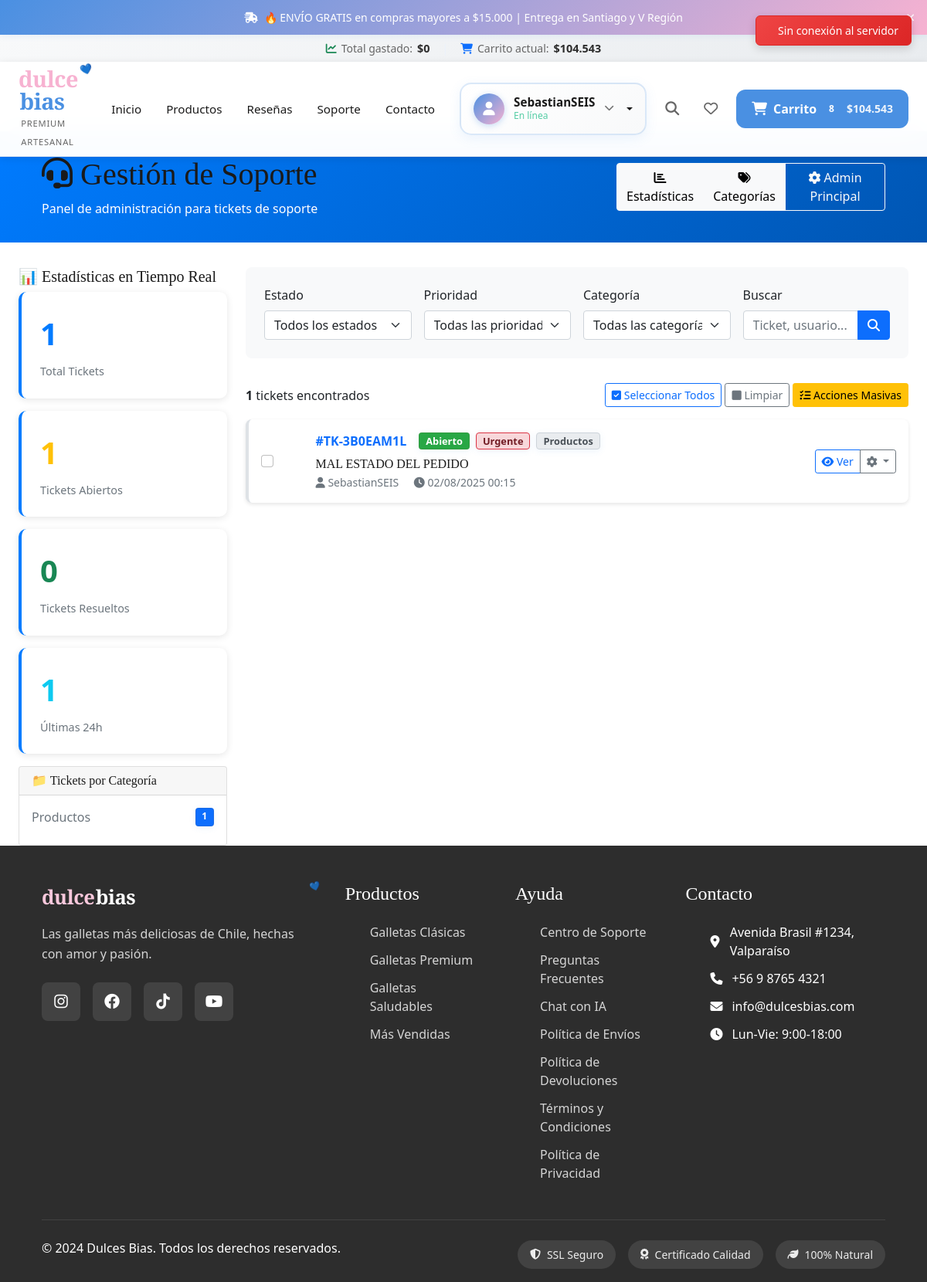
The page /support/admin/ (signed in) on the database as committed earlier.
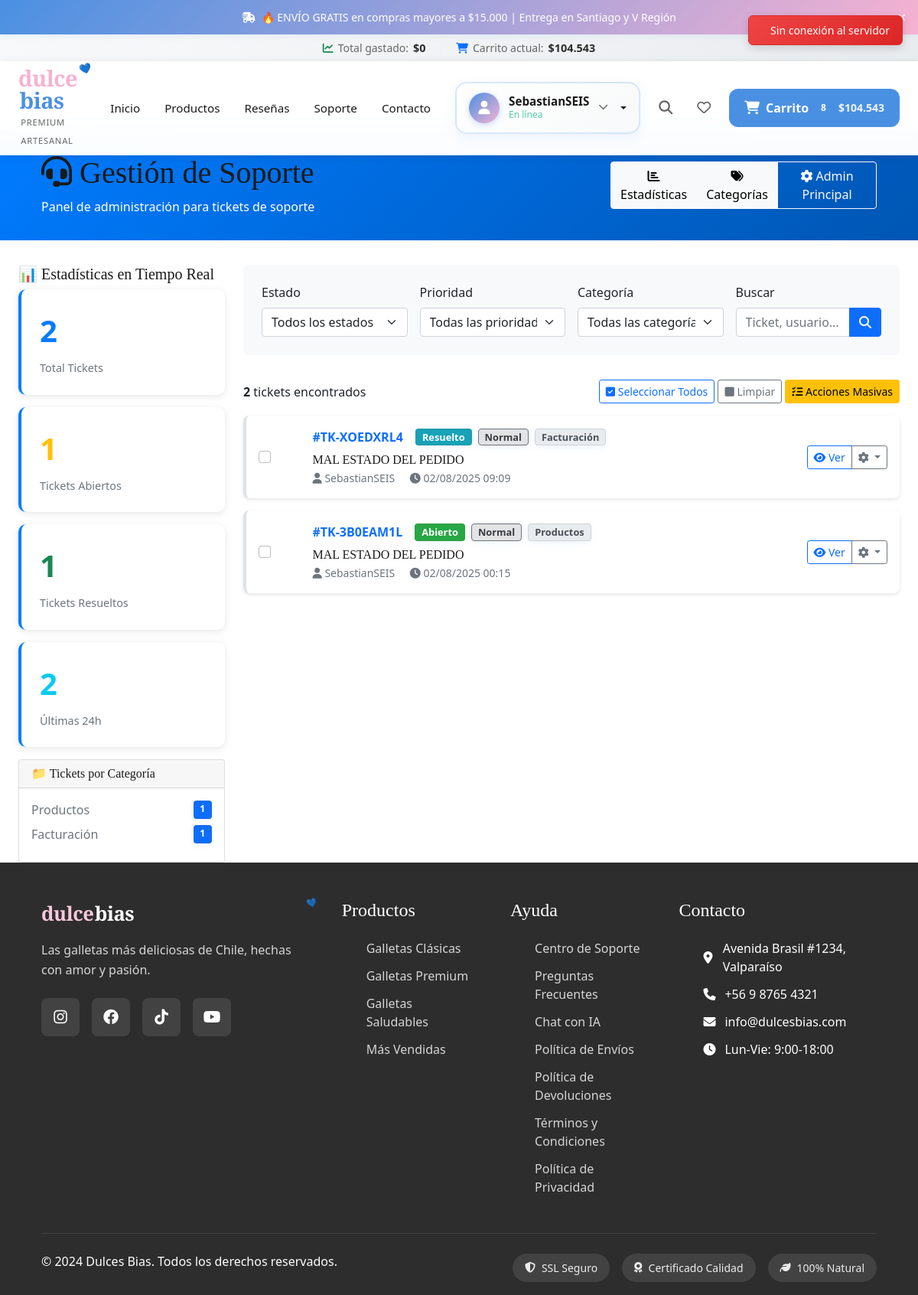
The same page on the database as committed later.
### support/models.py (models this page shows, shortened)
class SupportTicket(models.Model):
    STATUS_CHOICES = [
        ('open', 'Abierto'),
        ('in_progress', 'En Progreso'),
        ('resolved', 'Resuelto'),
        ('closed', 'Cerrado'),
    ]
    PRIORITY_CHOICES = [
        ('low', 'Baja'),
        ('normal', 'Normal'),
        ('high', 'Alta'),
        ('urgent', 'Urgente'),
    ]
    id = models.UUIDField(primary_key=True, default=uuid.uuid4, editable=False)
    ticket_number = models.CharField(max_length=20, unique=True, verbose_name="Número de Ticket")
    user = models.ForeignKey(User, on_delete=models.CASCADE, related_name='support_tickets')
    category = models.ForeignKey(SupportCategory, on_delete=models.CASCADE)
    subject = models.CharField(max_length=200, verbose_name="Asunto")
    description = models.TextField(verbose_name="Descripción del Problema")
    status = models.CharField(max_length=20, choices=STATUS_CHOICES, default='open')
    priority = models.CharField(max_length=20, choices=PRIORITY_CHOICES, default='normal')
    is_resolved = models.BooleanField(default=False, verbose_name="Resuelto")
    ai_response = models.TextField(blank=True, verbose_name="Respuesta de AI")
    ai_confidence = models.FloatField(default=0.0, verbose_name="Confianza de AI (0-1)")
    is_resolved_by_ai = models.BooleanField(default=False, verbose_name="Resuelto por AI")
    rating = models.PositiveIntegerField(null=True, blank=True, verbose_name="Calificación (1-5)")
    feedback = models.TextField(blank=True, verbose_name="Comentarios del Usuario")
    assigned_to = models.ForeignKey(
        User,
        on_delete=models.SET_NULL,
        null=True,
        blank=True,
        related_name='assigned_tickets',
        verbose_name="Asignado a"
    )
    created_at = models.DateTimeField(auto_now_add=True)
    updated_at = models.DateTimeField(auto_now=True)
    resolved_at = models.DateTimeField(null=True, blank=True)
    class Meta:
        verbose_name = "Ticket de Soporte"
        verbose_name_plural = "Tickets de Soporte"
        ordering = ['-created_at']

class SupportCategory(models.Model):
    name = models.CharField(max_length=100, verbose_name="Nombre")
    description = models.TextField(blank=True, verbose_name="Descripción")
    icon = models.CharField(max_length=50, default="fas fa-question", verbose_name="Icono")
    is_active = models.BooleanField(default=True, verbose_name="Activo")
    order = models.PositiveIntegerField(default=0, verbose_name="Orden")
    created_at = models.DateTimeField(auto_now_add=True, verbose_name="Fecha de Creación")
    class Meta:
        verbose_name = "Categoría de Soporte"
        verbose_name_plural = "Categorías de Soporte"
        ordering = ['order', 'name']

### support/admin_views.py (the view, shortened to what this page needs)
# urls.py: path('', admin_views.SupportManagementView.as_view(), name='admin_management'),
@method_decorator(user_passes_test(is_superuser), name='dispatch')
class SupportManagementView(ListView):
    model = SupportTicket
    template_name = 'support/admin/management.html'
    context_object_name = 'tickets'
    paginate_by = 20
    def get_queryset(self):
        queryset = SupportTicket.objects.select_related(
            'user', 'category'
        ).prefetch_related('messages').order_by('-created_at')
        status = self.request.GET.get('status')
        priority = self.request.GET.get('priority')
        category = self.request.GET.get('category')
        search = self.request.GET.get('search')
        if status:
            queryset = queryset.filter(status=status)
        if priority:
            queryset = queryset.filter(priority=priority)
        if category:
            queryset = queryset.filter(category_id=category)
        return queryset
    def get_context_data(self, **kwargs):
        context = super().get_context_data(**kwargs)
        total_tickets = SupportTicket.objects.count()
        open_tickets = SupportTicket.objects.filter(
            status__in=['open', 'in_progress']
        ).count()
        resolved_tickets = SupportTicket.objects.filter(
            status='resolved'
        ).count()
        category_stats = SupportTicket.objects.values(
            'category__name'
        ).annotate(count=Count('id')).order_by('-count')
        recent_cutoff = timezone.now() - timedelta(hours=24)
        recent_tickets = SupportTicket.objects.filter(
            created_at__gte=recent_cutoff
        ).count()
        context.update({
            'total_tickets': total_tickets,
            'open_tickets': open_tickets,
            'resolved_tickets': resolved_tickets,
            'recent_tickets': recent_tickets,
            'category_stats': category_stats,
            'categories': SupportCategory.objects.filter(is_active=True),
            'status_choices': SupportTicket.STATUS_CHOICES,
            'priority_choices': SupportTicket.PRIORITY_CHOICES,
        })
        return context

### accounts/models.py (called while the page is built)
    @property
    def full_name(self):
        return f"{self.user.first_name} {self.user.last_name}".strip()

    @property
    def display_name(self):
        if self.full_name:
            return self.full_name
        return self.user.username

### cart/models.py (called while the page is built)
    @property
    def total_items(self):
        return sum(item.quantity for item in self.items.all())

    @property
    def total_price(self):
        return sum(item.get_total_price() for item in self.items.all())

    @property
    def formatted_total_price(self):
        total = self.total_price
        return f"${int(total):,}".replace(',', '.')

    def get_total_price(self):
        return self.product.current_price * self.quantity

### shop/models.py (called while the page is built)
    @property
    def current_price(self):
        if self.is_on_sale:
            if self.discount_price:
                return self.discount_price
            elif self.discount_percentage > 0:
                discount_amount = self.price * (Decimal(str(self.discount_percentage)) / Decimal('100'))
                return self.price - discount_amount
        return self.price

### support/admin_views.py (called while the page is built)
def is_superuser(user):
    return user.is_authenticated and user.is_superuser

### support/templates/support/admin/management.html (shortened to what the changed rows need)
{% extends 'base.html' %}
{% load static %}
{% block extra_css %}
<link href="https://cdn.jsdelivr.net/npm/bootstrap@5.1.3/dist/css/bootstrap.min.css" rel="stylesheet">
{% endblock %}
{% block content %}
<div class="admin-header">
    <div class="container">
        <div class="row align-items-center">
            <div class="col-md-8">
                <h1><i class="fas fa-headset"></i> Gestión de Soporte</h1>
            </div>
        </div>
    </div>
</div>
<div class="container-fluid">
    <div class="row">
        <div class="col-md-3">
            <div class="quick-actions">
                <div class="stats-card">
                    <div class="stats-number" id="total-tickets">{{ total_tickets }}</div>
                    <div class="stats-label">Total Tickets</div>
                </div>
                <div class="stats-card">
                    <div class="stats-number text-success" id="resolved-tickets">{{ resolved_tickets }}</div>
                    <div class="stats-label">Tickets Resueltos</div>
                </div>
                <div class="stats-card">
                    <div class="stats-number text-info" id="recent-tickets">{{ recent_tickets }}</div>
                    <div class="stats-label">Últimas 24h</div>
                </div>
                {% if category_stats %}
                <div class="card mt-3">
                    <div class="card-body category-stats">
                        {% for stat in category_stats %}
                        <div class="d-flex justify-content-between mb-2">
                            <span class="text-muted">{{ stat.category__name|default:"Sin categoría" }}</span>
                            <span class="badge bg-primary">{{ stat.count }}</span>
                        </div>
                        {% endfor %}
                    </div>
                </div>
                {% endif %}
            </div>
        </div>
        <div class="col-md-9">
            {% if tickets %}
            <div class="d-flex justify-content-between align-items-center mb-3">
                <div>
                    <strong>{{ tickets|length }}</strong> tickets encontrados
                </div>
                <div>
                    <button class="btn btn-outline-primary btn-sm" onclick="selectAll()">
                        <i class="fas fa-check-square"></i> Seleccionar Todos
                    </button>
                    <button class="btn btn-outline-secondary btn-sm" onclick="clearSelection()">
                        <i class="fas fa-square"></i> Limpiar
                    </button>
                    <button class="btn btn-warning btn-sm" onclick="showBulkActions()">
                        <i class="fas fa-tasks"></i> Acciones Masivas
                    </button>
                </div>
            </div>
            <form id="bulk-form" method="post" action="{% url 'support:admin_bulk_update_status' %}">
                {% for ticket in tickets %}
                <div class="ticket-card priority-{{ ticket.priority }}">
                    <div class="row align-items-center">
                        <div class="col-md-1">
                            <input type="checkbox" name="ticket_ids" value="{{ ticket.id }}"
                                   class="form-check-input ticket-checkbox">
                        </div>
                        <div class="col-md-8">
                            <div class="d-flex align-items-center mb-2">
                                <strong class="me-3">
                                    <a href="{% url 'support:admin_detail' ticket.ticket_number %}"
                                       class="text-decoration-none">
                                        #{{ ticket.ticket_number }}
                                    </a>
                                </strong>
                                <span class="badge bg-{{ ticket.status|default:'secondary' }} status-badge me-2">
                                    {{ ticket.get_status_display }}
                                </span>
                                <span class="badge bg-outline-{{ ticket.priority }} status-badge me-2">
                                    {{ ticket.get_priority_display }}
                                </span>
                                {% if ticket.category %}
                                <span class="badge bg-light text-dark status-badge">
                                    {{ ticket.category.name }}
                                </span>
                                {% endif %}
                            </div>
                            <h6 class="mb-1">{{ ticket.subject }}</h6>
                            <div class="text-muted small">
                                <i class="fas fa-user"></i> {{ ticket.user.username }}
                                <i class="fas fa-clock ms-3"></i> {{ ticket.created_at|date:"d/m/Y H:i" }}
                            </div>
                        </div>
                        <div class="col-md-3 text-end">
                            <div class="btn-group btn-group-sm">
                                <a href="{% url 'support:admin_detail' ticket.ticket_number %}"
                                   class="btn btn-outline-primary">
                                    <i class="fas fa-eye"></i> Ver
                                </a>
                                <button type="button" class="btn btn-outline-secondary dropdown-toggle"
                                        data-bs-toggle="dropdown">
                                    <i class="fas fa-cog"></i>
                                </button>
                            </div>
                        </div>
                    </div>
                </div>
                {% endfor %}
            </form>
            {% endif %}
        </div>
    </div>
</div>
{% endblock %}

Rows that differ between the two databases and show on the page:
added SupportTicket: ticket_number "TK-XOEDXRL4", status "Resuelto", priority "Normal", category.name "Facturación", subject "MAL ESTADO DEL PEDIDO", user.username "SebastianSEIS", created_at "02/08/2025 09:09"
changed SupportTicket "TK-3B0EAM1L": priority "Urgente" → "Normal"
Other text that changed with them:
{{ total_tickets }}: "1" → "2"
{{ resolved_tickets }}: "0" → "1"
{{ recent_tickets }}: "1" → "2"
{{ tickets|length }}: "1" → "2"
new list line: "Facturación 1"
